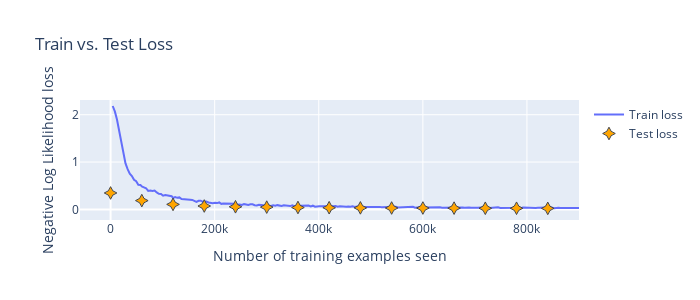

Notebook source saved alongside this figure:
### Code cell
def plot_losses():
    fig = go.Figure()
    fig.add_trace(go.Scatter(x=train_counter, y=train_losses, mode='lines', name='Train loss'))
    fig.add_trace(go.Scatter(x=test_counter, y=test_losses, marker_symbol='star-diamond', 
                            marker_color='orange', marker_line_width=1, marker_size=9, mode='markers', name='Test loss'))
    fig.update_layout(
        width=700, height=300,
        title="Train vs. Test Loss",
        xaxis_title="Number of training examples seen",
        yaxis_title="Negative Log Likelihood loss"),
    fig.show()
    
plot_losses()

### Figure 1 — Plotly figure (JSON) as saved in the notebook; plotly's stock layout.template omitted (floating-point values rounded to 4 significant figures; data arrays with more than 128 entries replaced by an {"elided": "..."} marker saying what was removed)
{"data": [{"mode": "lines", "name": "Train loss", "type": "scatter", "x": {"elided": "225 int values"}, "y": {"elided": "225 float values"}}, {"marker": {"color": "orange", "line": {"width": 1}, "size": 9, "symbol": "star-diamond"}, "mode": "markers", "name": "Test loss", "type": "scatter", "x": [0, 60000, 120000, 180000, 240000, 300000, 360000, 420000, 480000, 540000, 600000, 660000, 720000, 780000, 840000, 900000], "y": [0.3467, 0.1854, 0.1054, 0.07126, 0.05478, 0.04782, 0.03933, 0.03489, 0.03186, 0.02907, 0.02851, 0.02643, 0.0239, 0.02392, 0.02115]}], "layout": {"height": 300, "title": {"text": "Train vs. Test Loss"}, "width": 700, "xaxis": {"title": {"text": "Number of training examples seen"}}, "yaxis": {"title": {"text": "Negative Log Likelihood loss"}}}}
